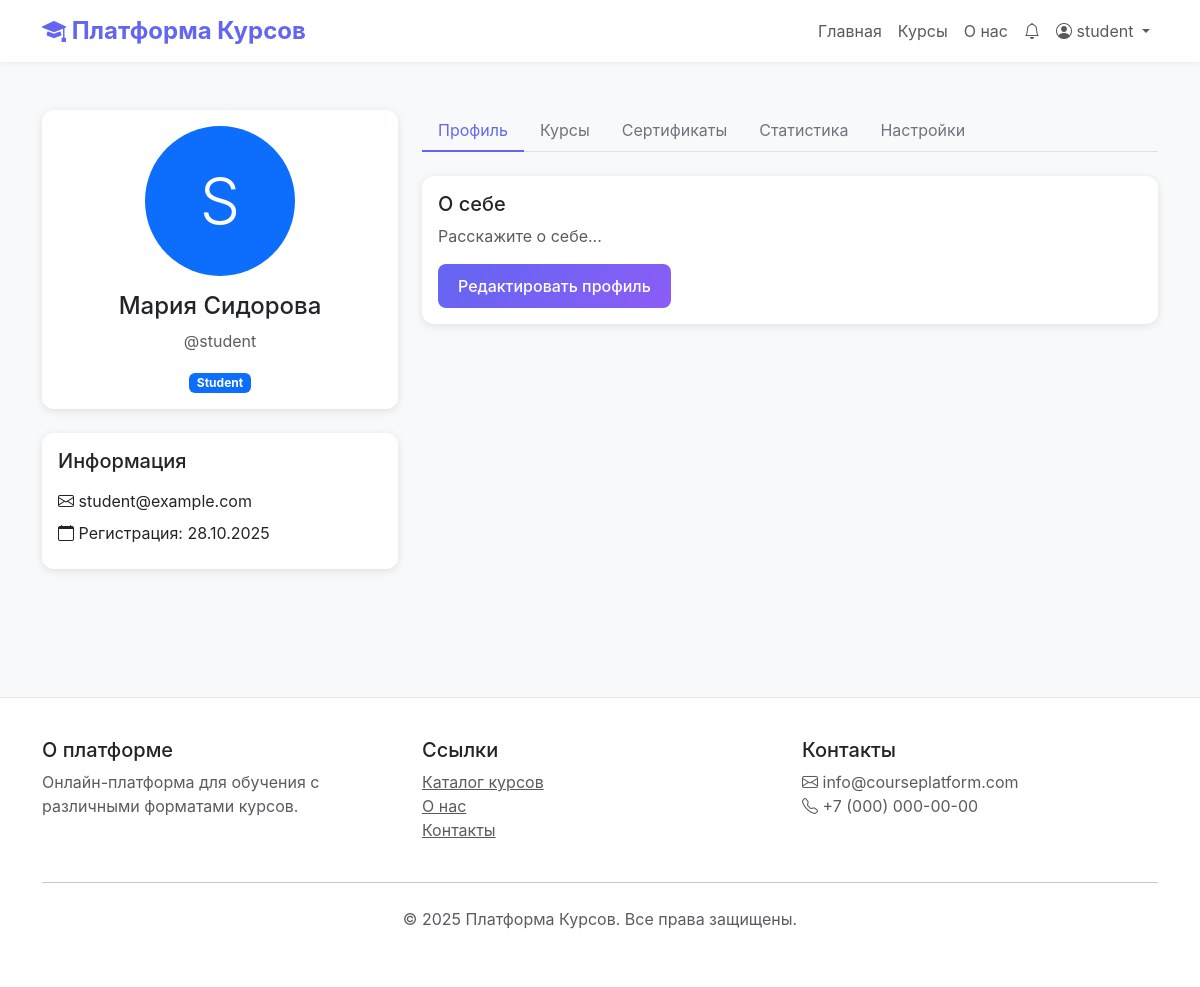
Screenshot of /profile/ (signed in) with the database file from the repository.
### users/models.py (models this page shows, shortened)
class User(AbstractUser):
    ROLE_CHOICES = (
        ('student', 'Student'),
        ('instructor', 'Instructor'),
        ('admin', 'Administrator'),
    )
    role = models.CharField(max_length=20, choices=ROLE_CHOICES, default='student')
    phone = models.CharField(max_length=20, blank=True)
    bio = models.TextField(blank=True)
    avatar = models.ImageField(upload_to='avatars/', blank=True, null=True)
    email_verified = models.BooleanField(default=False)
    created_at = models.DateTimeField(auto_now_add=True)
    updated_at = models.DateTimeField(auto_now=True)
    class Meta:
        db_table = 'users'
        verbose_name = 'User'
        verbose_name_plural = 'Users'

### courses/template_views.py (the view, shortened to what this page needs)
# urls.py: path('profile/', profile_view, name='profile'),
@login_required
def profile_view(request):
    from courses.models import Certificate
    enrollments = Enrollment.objects.filter(user=request.user).select_related('course')
    certificates = Certificate.objects.filter(enrollment__user=request.user).select_related('enrollment__course')
    stats = {
        'total_courses': enrollments.count(),
        'completed_courses': enrollments.filter(completed=True).count(),
        'in_progress': enrollments.filter(completed=False).count(),
    }
    instructor_stats = {}
    context = {
        'enrollments': enrollments[:6],
        'certificates': certificates,
        'stats': stats,
        'instructor_stats': instructor_stats,
    }
    return render(request, 'profile.html', context)

### courses/context_processors.py (called while the page is built)
def notifications(request):
    if request.user.is_authenticated:
        unread_count = Notification.objects.filter(
            user=request.user,
            is_read=False
        ).count()
        return {'unread_notifications_count': unread_count}
    return {'unread_notifications_count': 0}

### templates/profile.html (shortened to what this page needs)
{% extends 'base.html' %}
{% block content %}
<div class="container py-5">
    <div class="row">
        <div class="col-md-4">
            <div class="card mb-4">
                <div class="card-body text-center">
                    {% if user.avatar %}
                    <img src="{{ user.avatar.url }}" class="rounded-circle mb-3" width="150" height="150" style="object-fit: cover;">
                    {% else %}
                    <div class="rounded-circle bg-primary d-inline-flex align-items-center justify-content-center mb-3" style="width: 150px; height: 150px;">
                        <span class="text-white display-3">{{ user.username.0|upper }}</span>
                    </div>
                    {% endif %}
                    <h4>{{ user.get_full_name|default:user.username }}</h4>
                    <p class="text-muted">@{{ user.username }}</p>
                    <span class="badge bg-primary">{{ user.get_role_display }}</span>
                </div>
            </div>
            <div class="card">
                <div class="card-body">
                    <h5 class="card-title mb-3">Информация</h5>
                    <div class="mb-2">
                        <i class="bi bi-envelope"></i> {{ user.email }}
                    </div>
                    <div class="mb-2">
                        <i class="bi bi-calendar"></i> Регистрация: {{ user.date_joined|date:"d.m.Y" }}
                    </div>
                </div>
            </div>
        </div>
        <div class="col-md-8">
            <ul class="nav nav-tabs mb-4" role="tablist">
                <li class="nav-item">
                    <a class="nav-link active" data-bs-toggle="tab" href="#info">Профиль</a>
                </li>
                <li class="nav-item">
                    <a class="nav-link" data-bs-toggle="tab" href="#courses">Курсы</a>
                </li>
                <li class="nav-item">
                    <a class="nav-link" data-bs-toggle="tab" href="#certificates">Сертификаты</a>
                </li>
                <li class="nav-item">
                    <a class="nav-link" data-bs-toggle="tab" href="#stats">Статистика</a>
                </li>
                <li class="nav-item">
                    <a class="nav-link" data-bs-toggle="tab" href="#settings">Настройки</a>
                </li>
            </ul>
            <div class="tab-content">
                <div id="info" class="tab-pane fade show active">
                    <div class="card">
                        <div class="card-body">
                            <h5 class="card-title">О себе</h5>
                            {% if user.bio %}
                            <p>{{ user.bio }}</p>
                            {% else %}
                            <p class="text-muted">Расскажите о себе...</p>
                            {% endif %}
                            <a href="#settings" data-bs-toggle="tab" class="btn btn-primary">Редактировать профиль</a>
                        </div>
                    </div>
                </div>
            </div>
        </div>
    </div>
</div>
{% endblock %}

### templates/base.html (shortened to what this page needs)
<!DOCTYPE html>
<html lang="ru">
<head>
    <link href="https://cdn.jsdelivr.net/npm/bootstrap@5.3.0/dist/css/bootstrap.min.css" rel="stylesheet">
    <link rel="stylesheet" href="https://cdn.jsdelivr.net/npm/bootstrap-icons@1.11.0/font/bootstrap-icons.css">
    {% load static %}
    <link rel="stylesheet" href="{% static 'css/style.css' %}">
</head>
<body>
    <nav class="navbar navbar-expand-lg navbar-light sticky-top">
        <div class="container">
            <a class="navbar-brand" href="/">
                <i class="bi bi-mortarboard-fill"></i> Платформа Курсов
            </a>
            <div class="collapse navbar-collapse" id="navbarNav">
                <ul class="navbar-nav ms-auto">
                    <li class="nav-item">
                        <a class="nav-link" href="/">Главная</a>
                    </li>
                    <li class="nav-item">
                        <a class="nav-link" href="/courses/">Курсы</a>
                    </li>
                    <li class="nav-item">
                        <a class="nav-link" href="/about/">О нас</a>
                    </li>
                    {% if user.is_authenticated %}
                    <li class="nav-item">
                        <a class="nav-link position-relative" href="/notifications/">
                            <i class="bi bi-bell"></i>
                        </a>
                    </li>
                    <li class="nav-item dropdown">
                        <a class="nav-link dropdown-toggle" href="#" data-bs-toggle="dropdown">
                            <i class="bi bi-person-circle"></i> {{ user.username }}
                        </a>
                    </li>
                    {% endif %}
                </ul>
            </div>
        </div>
    </nav>
    <main>
        {% block content %}{% endblock %}
    </main>
    <footer>
        <div class="container">
            <div class="row">
                <div class="col-md-4">
                    <h5>О платформе</h5>
                    <p class="text-muted">Онлайн-платформа для обучения с различными форматами курсов.</p>
                </div>
                <div class="col-md-4">
                    <h5>Ссылки</h5>
                    <ul class="list-unstyled">
                        <li><a href="/courses/" class="text-muted">Каталог курсов</a></li>
                        <li><a href="/about/" class="text-muted">О нас</a></li>
                        <li><a href="/contact/" class="text-muted">Контакты</a></li>
                    </ul>
                </div>
                <div class="col-md-4">
                    <h5>Контакты</h5>
                    <p class="text-muted">
                        <i class="bi bi-envelope"></i> info@courseplatform.com<br>
                        <i class="bi bi-telephone"></i> +7 (000) 000-00-00
                    </p>
                </div>
            </div>
            <hr class="my-4">
            <div class="text-center text-muted">
                <p>&copy; 2025 Платформа Курсов. Все права защищены.</p>
            </div>
        </div>
    </footer>
</body>
</html>

### static/css/style.css (style rules this page uses)
:root { --primary-color: #6366f1; --secondary-color: #8b5cf6; --accent-color: #3b82f6; --success-color: #10b981; --warning-color: #f59e0b; --danger-color: #ef4444; }
html { scroll-behavior: smooth; }
.btn { border-radius: 8px; font-weight: 500; padding: 10px 20px; transition: all 0.3s ease; }
.btn-primary { background: linear-gradient(135deg, var(--primary-color) 0%, var(--secondary-color) 100%); border: none; }
.card { border-radius: 12px; overflow: hidden; }
.navbar { backdrop-filter: blur(10px); background-color: rgba(255, 255, 255, 0.95) !important; }
.navbar-brand { font-size: 1.5rem; font-weight: 700; }
.nav-tabs .nav-link { color: #6c757d; border: none; border-bottom: 2px solid transparent; }
.nav-tabs .nav-link.active { color: var(--primary-color); background-color: transparent; border-bottom: 2px solid var(--primary-color); }
footer { background: linear-gradient(180deg, #ffffff 0%, #f8f9fa 100%); }

### templates/base.html (style rules this page uses)
:root { --primary-color: #6366f1; --secondary-color: #8b5cf6; --accent-color: #3b82f6; }
body { font-family: -apple-system, BlinkMacSystemFont, 'Segoe UI', Roboto, Oxygen, Ubuntu, Cantarell, sans-serif; background-color: #f8f9fa; }
.navbar { background: white; box-shadow: 0 2px 4px rgba(0,0,0,0.05); }
.navbar-brand { font-weight: 700; color: var(--primary-color) !important; }
.btn-primary { background-color: var(--primary-color); border-color: var(--primary-color); transition: all 0.3s; }
.card { border: none; box-shadow: 0 2px 8px rgba(0,0,0,0.1); transition: all 0.3s; }
footer { background: white; margin-top: 80px; padding: 40px 0; border-top: 1px solid #e5e7eb; }

### rows the page displays
User: username "student", username.0 "S", get_full_name "Мария Сидорова", role "Student", email "student@example.com", date_joined "28.10.2025"
